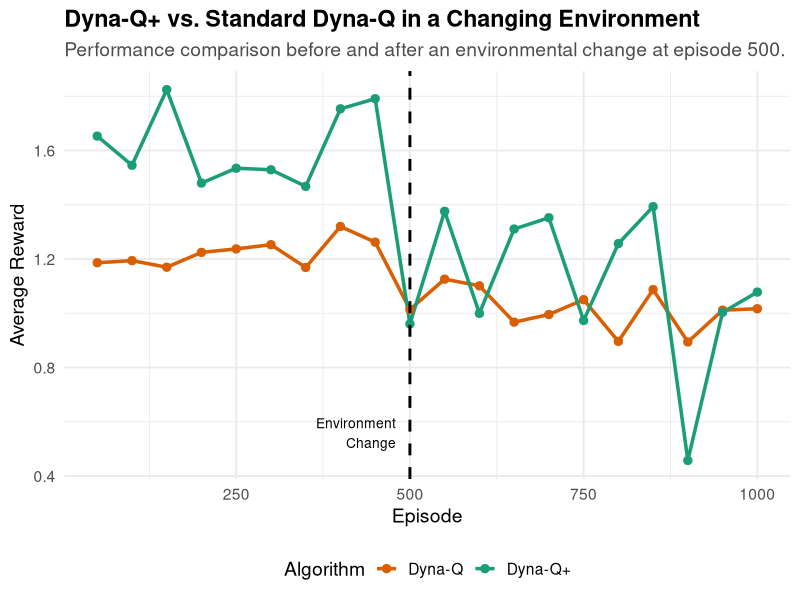
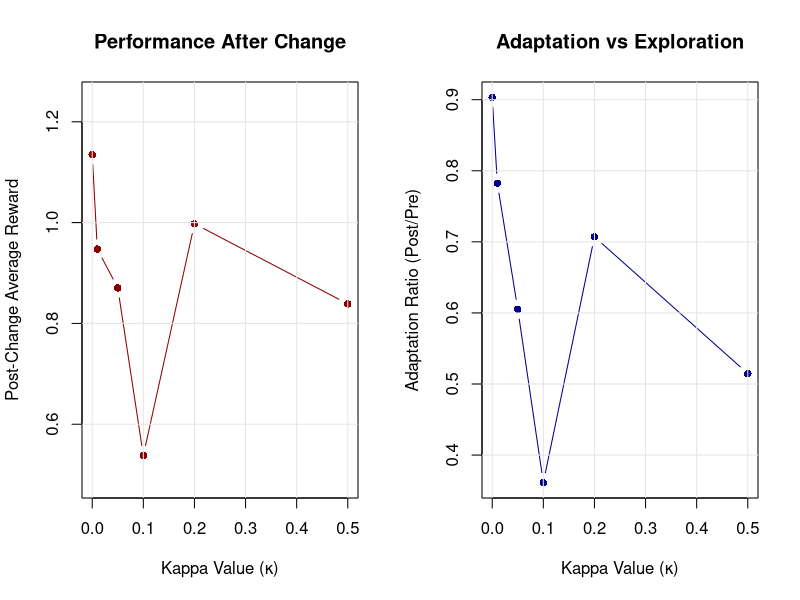
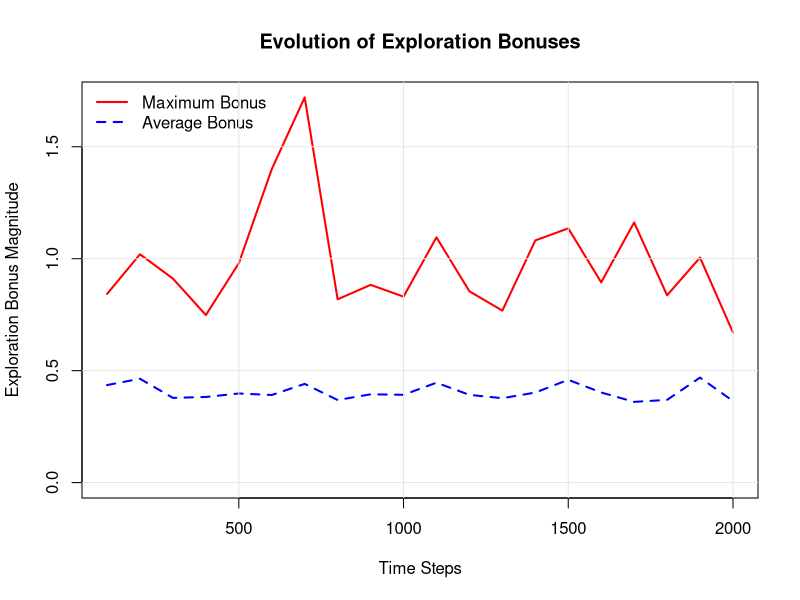

These figures' R source, in order:
## ---- chunk 1
# Environment parameters (same as before)
n_states <- 10
n_actions <- 2
gamma <- 0.9
terminal_state <- n_states

# Transition and reward models
set.seed(42)
transition_model <- array(0, dim = c(n_states, n_actions, n_states))
reward_model <- array(0, dim = c(n_states, n_actions, n_states))

for (s in 1:(n_states - 1)) {
  transition_model[s, 1, s + 1] <- 0.9
  transition_model[s, 1, sample(1:n_states, 1)] <- 0.1
  transition_model[s, 2, sample(1:n_states, 1)] <- 0.8
  transition_model[s, 2, sample(1:n_states, 1)] <- 0.2
  
  for (s_prime in 1:n_states) {
    reward_model[s, 1, s_prime] <- ifelse(s_prime == n_states, 1.0, 0.1 * runif(1))
    reward_model[s, 2, s_prime] <- ifelse(s_prime == n_states, 0.5, 0.05 * runif(1))
  }
}

transition_model[n_states, , ] <- 0
reward_model[n_states, , ] <- 0

# Environment interaction function with optional modification capability
sample_env <- function(s, a, modified = FALSE) {
  if (modified) {
    # Simulate environmental change by blocking previously optimal path
    if (s == 5 && a == 1) {
      return(list(s_prime = 1, reward = -0.5))  # Penalty for blocked path
    }
  }
  
  probs <- transition_model[s, a, ]
  s_prime <- sample(1:n_states, 1, prob = probs)
  reward <- reward_model[s, a, s_prime]
  list(s_prime = s_prime, reward = reward)
}
## ---- chunk 2
dyna_q_plus <- function(episodes = 1000, alpha = 0.1, epsilon = 0.1, 
                        n_planning = 5, kappa = 0.1, change_episode = NULL) {
  # Initialize Q-values, model, and timestamps
  Q <- matrix(0, nrow = n_states, ncol = n_actions)
  model_T <- array(NA, dim = c(n_states, n_actions))
  model_R <- array(NA, dim = c(n_states, n_actions))
  timestamps <- array(0, dim = c(n_states, n_actions))  # When last visited
  visited_sa <- list()
  
  current_time <- 0
  environment_changed <- FALSE
  
  for (ep in 1:episodes) {
    # Check if we should change the environment
    if (!is.null(change_episode) && ep == change_episode) {
      environment_changed <- TRUE
    }
    
    s <- 1
    
    while (s != terminal_state) {
      current_time <- current_time + 1
      
      # Action selection (epsilon-greedy)
      if (runif(1) < epsilon) {
        a <- sample(1:n_actions, 1)
      } else {
        # Break ties randomly
        a <- sample(which(Q[s, ] == max(Q[s, ])), 1)
      }
      
      # Take action and observe outcome
      outcome <- sample_env(s, a, modified = environment_changed)
      s_prime <- outcome$s_prime
      r <- outcome$reward
      
      # Direct learning (Q-Learning update)
      Q[s, a] <- Q[s, a] + alpha * (r + gamma * max(Q[s_prime, ]) - Q[s, a])
      
      # Model learning and timestamp update
      model_T[s, a] <- s_prime
      model_R[s, a] <- r
      timestamps[s, a] <- current_time
      
      # Track visited state-action pairs
      sa_key <- paste(s, a, sep = "_")
      if (!(sa_key %in% names(visited_sa))) {
        visited_sa[[sa_key]] <- c(s, a)
      }
      
      # Planning phase with exploration bonuses
      if (length(visited_sa) > 0) {
        for (i in 1:n_planning) {
          # Sample random previously visited state-action pair
          sa_sample <- sample(visited_sa, 1)[[1]]
          s_plan <- sa_sample[1]
          a_plan <- sa_sample[2]
          
          # Get simulated experience from model
          if (!is.na(model_T[s_plan, a_plan])) {
            s_prime_plan <- model_T[s_plan, a_plan]
            r_base <- model_R[s_plan, a_plan]
            
            # Calculate exploration bonus
            time_since_visit <- current_time - timestamps[s_plan, a_plan]
            exploration_bonus <- kappa * sqrt(time_since_visit)
            r_plan <- r_base + exploration_bonus
            
            # Planning update with augmented reward
            Q[s_plan, a_plan] <- Q[s_plan, a_plan] + 
              alpha * (r_plan + gamma * max(Q[s_prime_plan, ]) - Q[s_plan, a_plan])
          }
        }
      }
      
      s <- s_prime
    }
  }
  
  list(Q = Q, policy = apply(Q, 1, which.max), 
       model_T = model_T, model_R = model_R, timestamps = timestamps)
}
## ---- chunk 3
dyna_q_standard <- function(episodes = 1000, alpha = 0.1, epsilon = 0.1, 
                            n_planning = 5, change_episode = NULL) {
  Q <- matrix(0, nrow = n_states, ncol = n_actions)
  model_T <- array(NA, dim = c(n_states, n_actions))
  model_R <- array(NA, dim = c(n_states, n_actions))
  visited_sa <- list()
  
  environment_changed <- FALSE
  
  for (ep in 1:episodes) {
    if (!is.null(change_episode) && ep == change_episode) {
      environment_changed <- TRUE
    }
    
    s <- 1
    
    while (s != terminal_state) {
      # Action selection
      if (runif(1) < epsilon) {
        a <- sample(1:n_actions, 1)
      } else {
        # Break ties randomly
        a <- sample(which(Q[s, ] == max(Q[s, ])), 1)
      }
      
      # Take action
      outcome <- sample_env(s, a, modified = environment_changed)
      s_prime <- outcome$s_prime
      r <- outcome$reward
      
      # Direct learning
      Q[s, a] <- Q[s, a] + alpha * (r + gamma * max(Q[s_prime, ]) - Q[s, a])
      
      # Model learning (no timestamp tracking)
      model_T[s, a] <- s_prime
      model_R[s, a] <- r
      
      # Track visited pairs
      sa_key <- paste(s, a, sep = "_")
      if (!(sa_key %in% names(visited_sa))) {
        visited_sa[[sa_key]] <- c(s, a)
      }
      
      # Standard planning (no exploration bonus)
      if (length(visited_sa) > 0) {
        for (i in 1:n_planning) {
          sa_sample <- sample(visited_sa, 1)[[1]]
          s_plan <- sa_sample[1]
          a_plan <- sa_sample[2]
          
          if (!is.na(model_T[s_plan, a_plan])) {
            s_prime_plan <- model_T[s_plan, a_plan]
            r_plan <- model_R[s_plan, a_plan]  # No bonus here
            
            Q[s_plan, a_plan] <- Q[s_plan, a_plan] + 
              alpha * (r_plan + gamma * max(Q[s_prime_plan, ]) - Q[s_plan, a_plan])
          }
        }
      }
      
      s <- s_prime
    }
  }
  
  list(Q = Q, policy = apply(Q, 1, which.max))
}
## ---- chunk 4
# Function to evaluate policy performance
evaluate_policy_performance <- function(Q, episodes = 100, modified = FALSE) {
  total_reward <- 0
  total_steps <- 0
  
  for (ep in 1:episodes) {
    s <- 1
    episode_reward <- 0
    steps <- 0
    
    while (s != terminal_state && steps < 50) {  # Prevent infinite loops
      a <- sample(which(Q[s, ] == max(Q[s, ])), 1) # Break ties randomly
      outcome <- sample_env(s, a, modified = modified)
      episode_reward <- episode_reward + outcome$reward
      s <- outcome$s_prime
      steps <- steps + 1
    }
    
    total_reward <- total_reward + episode_reward
    total_steps <- total_steps + steps
  }
  
  list(avg_reward = total_reward / episodes, avg_steps = total_steps / episodes)
}

# Comparative experiment with environmental change
adaptation_experiment <- function() {
  set.seed(123)
  n_runs <- 20
  change_point <- 500
  total_episodes <- 1000
  
  # Storage for results
  results <- data.frame(
    episode = rep(1:total_episodes, 2),
    algorithm = rep(c("Dyna-Q", "Dyna-Q+"), each = total_episodes),
    performance = numeric(total_episodes * 2),
    run = rep(1, total_episodes * 2)
  )
  
  for (run in 1:n_runs) {
    # Train both algorithms
    # For a full experiment, you would re-initialize Q here for each run
    dyna_standard_result <- dyna_q_standard(episodes = total_episodes, 
                                            change_episode = change_point)
    dyna_plus_result <- dyna_q_plus(episodes = total_episodes, 
                                    change_episode = change_point,
                                    kappa = 0.1)
    
    # Evaluate performance at each episode (simplified for illustration)
    for (ep in 1:total_episodes) {
      modified_env <- ep >= change_point
      
      # This is a simplified evaluation - in practice, you'd want to
      # track performance throughout training
      if (ep %% 50 == 0) {
        std_perf <- evaluate_policy_performance(dyna_standard_result$Q, 
                                                episodes = 10, 
                                                modified = modified_env)
        plus_perf <- evaluate_policy_performance(dyna_plus_result$Q, 
                                                 episodes = 10, 
                                                 modified = modified_env)
        
        # Store results (this is simplified - you'd want better tracking)
        idx_std <- (run - 1) * total_episodes * 2 + ep
        idx_plus <- (run - 1) * total_episodes * 2 + total_episodes + ep
        
        if (run == 1) {  # Just store first run for illustration
          results$performance[ep] <- std_perf$avg_reward
          results$performance[total_episodes + ep] <- plus_perf$avg_reward
        }
      }
    }
  }
  
  return(results)
}
## ---- chunk 5
# Setup chunk for libraries
if (!require("ggplot2", quietly = TRUE)) install.packages("ggplot2")
if (!require("dplyr", quietly = TRUE)) install.packages("dplyr")
if (!require("tidyr", quietly = TRUE)) install.packages("tidyr")

library(ggplot2)
library(dplyr)
library(tidyr)

# Run the experiment.
# Note: The original experiment function evaluates performance every 50 episodes,
# resulting in a plot that connects these discrete data points.
adaptation_results_df <- adaptation_experiment()

# Prepare data for plotting by filtering out unevaluated episodes
plot_data <- adaptation_results_df %>%
  filter(performance != 0)

# Generate the plot
ggplot(plot_data, aes(x = episode, y = performance, color = algorithm)) +
  geom_line(linewidth = 1.2) +
  geom_point(size = 2.5) +
  geom_vline(xintercept = 500, linetype = "dashed", color = "black", linewidth = 1) +
  annotate("text", x = 480, y = min(plot_data$performance, na.rm=TRUE) * 1.1, label = "Environment\nChange", vjust = 0, hjust = 1, color = "black", size=3.5) +
  labs(
    title = "Dyna-Q+ vs. Standard Dyna-Q in a Changing Environment",
    subtitle = "Performance comparison before and after an environmental change at episode 500.",
    x = "Episode",
    y = "Average Reward",
    color = "Algorithm"
  ) +
  theme_minimal(base_size = 14) +
  scale_color_manual(values = c("Dyna-Q" = "#d95f02", "Dyna-Q+" = "#1b9e77")) +
  theme(
    legend.position = "bottom",
    plot.title = element_text(face = "bold"),
    plot.subtitle = element_text(color = "grey30")
  )
## ---- chunk 6
kappa_sensitivity_analysis <- function() {
  kappa_values <- c(0, 0.01, 0.05, 0.1, 0.2, 0.5)
  change_point <- 300
  total_episodes <- 600
  
  results <- list()
  
  for (i in seq_along(kappa_values)) {
    set.seed(42)  # Consistent conditions
    
    result <- dyna_q_plus(episodes = total_episodes,
                          change_episode = change_point,
                          kappa = kappa_values[i],
                          n_planning = 10)
    
    # Create a temporary Q matrix for evaluation before the change
    # We can't know the exact Q before the change without modifying the main loop,
    # so we run a separate short training for pre-change evaluation.
    pre_change_result <- dyna_q_plus(episodes = change_point, kappa = kappa_values[i], n_planning=10)
    
    pre_change_perf <- evaluate_policy_performance(pre_change_result$Q, modified = FALSE)
    post_change_perf <- evaluate_policy_performance(result$Q, modified = TRUE)
    
    # Handle division by zero or near-zero rewards
    adaptation_ratio <- if (pre_change_perf$avg_reward > 1e-5) {
      post_change_perf$avg_reward / pre_change_perf$avg_reward
    } else {
      NA # Avoid meaningless ratios
    }

    results[[i]] <- list(
      kappa = kappa_values[i],
      pre_change_reward = pre_change_perf$avg_reward,
      post_change_reward = post_change_perf$avg_reward,
      adaptation_ratio = adaptation_ratio
    )
  }
  
  # Convert to data frame for analysis
  sensitivity_df <- do.call(rbind, lapply(results, function(x) {
    data.frame(kappa = x$kappa,
               pre_change = x$pre_change_reward,
               post_change = x$post_change_reward,
               adaptation = x$adaptation_ratio)
  }))
  
  return(sensitivity_df)
}

# Visualization function
plot_kappa_sensitivity <- function(data) {
  par(mfrow = c(1, 2), mar = c(5, 4, 4, 2) + 0.1)
  
  # Plot 1: Performance vs kappa
  plot(data$kappa, data$post_change, type = "b", pch = 16, col = "darkred",
       xlab = "Kappa Value (κ)", ylab = "Post-Change Average Reward",
       main = "Performance After Change", ylim=c(min(data$post_change, na.rm=T)*0.9, max(data$post_change, na.rm=T)*1.1))
  grid(lty = 1, col = "gray90")
  
  # Plot 2: Adaptation ratio vs kappa
  plot(data$kappa, data$adaptation, type = "b", pch = 16, col = "darkblue",
       xlab = "Kappa Value (κ)", ylab = "Adaptation Ratio (Post/Pre)",
       main = "Adaptation vs Exploration")
  grid(lty = 1, col = "gray90")
  
  par(mfrow = c(1, 1))
}
## ---- chunk 7

# 1. Generate the data
sensitivity_data <- kappa_sensitivity_analysis()

# 2. Display the data as a formatted table
if (!require("knitr", quietly = TRUE)) install.packages("knitr")
knitr::kable(sensitivity_data,
      caption = "Kappa Parameter Sensitivity Analysis Results",
      col.names = c("Kappa (κ)", "Pre-Change Reward", "Post-Change Reward", "Adaptation Ratio"),
      digits = 3,
      align = 'c')
## ---- chunk 8
# 3. Generate the plots using the provided function
plot_kappa_sensitivity(sensitivity_data)
## ---- chunk 9
analyze_exploration_patterns <- function() {
  # Run Dyna-Q+ and track exploration bonuses
  set.seed(123)
  
  Q <- matrix(0, nrow = n_states, ncol = n_actions)
  timestamps <- array(0, dim = c(n_states, n_actions))
  visited_sa <- list()
  current_time <- 0
  kappa <- 0.1
  
  # Storage for bonus tracking
  bonus_history <- list()
  # Define time points for snapshotting bonus values
  time_points <- seq(100, 2000, by=100)

  # Run for a fixed number of time steps instead of episodes
  # to get a clearer view of bonus evolution over time.
  while(current_time < 2000) {
    s <- 1 # Reset to start state for each "pseudo-episode"
    
    while (s != terminal_state && current_time < 2000) {
      current_time <- current_time + 1
      
      # Simple action selection for this analysis
      a <- sample(1:n_actions, 1)
      outcome <- sample_env(s, a)
      s_prime <- outcome$s_prime
      
      # Update timestamps
      timestamps[s, a] <- current_time
      
      # Track bonuses at specific time points
      if (current_time %in% time_points) {
        bonuses <- array(0, dim = c(n_states, n_actions))
        for (state in 1:n_states) {
          for (action in 1:n_actions) {
            if (timestamps[state, action] > 0) {
              time_diff <- current_time - timestamps[state, action]
              bonuses[state, action] <- kappa * sqrt(time_diff)
            }
          }
        }
        
        bonus_history[[as.character(current_time)]] <- bonuses
      }
      
      s <- s_prime
    }
  }
  
  return(bonus_history)
}

# Visualization of exploration bonus evolution
plot_bonus_evolution <- function() {
  bonus_data <- analyze_exploration_patterns()
  
  # Extract bonus magnitudes over time
  time_points <- as.numeric(names(bonus_data))
  max_bonuses <- sapply(bonus_data, function(x) max(x, na.rm = TRUE))
  mean_bonuses <- sapply(bonus_data, function(x) mean(x[x > 0], na.rm = TRUE))
  
  plot(time_points, max_bonuses, type = "l", col = "red", lwd = 2,
       xlab = "Time Steps", ylab = "Exploration Bonus Magnitude",
       main = "Evolution of Exploration Bonuses",
       ylim = c(0, max(max_bonuses, na.rm = TRUE)))
  
  lines(time_points, mean_bonuses, col = "blue", lwd = 2, lty = 2)
  
  legend("topleft", 
         legend = c("Maximum Bonus", "Average Bonus"),
         col = c("red", "blue"), 
         lty = c(1, 2), 
         lwd = 2, bty="n")
  
  grid(lty = 1, col = "gray90")
}
## ---- chunk 10
plot_bonus_evolution()
